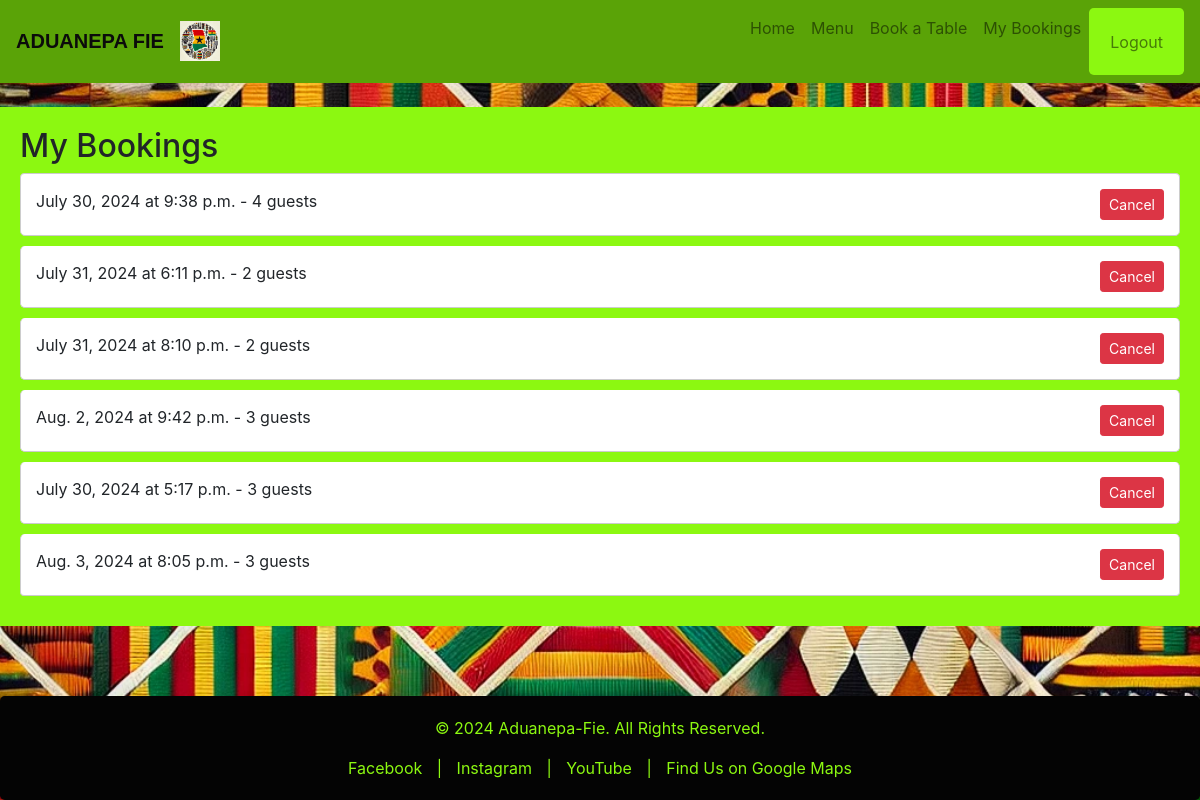
Before: /my_bookings/ (signed in) with the older database file.
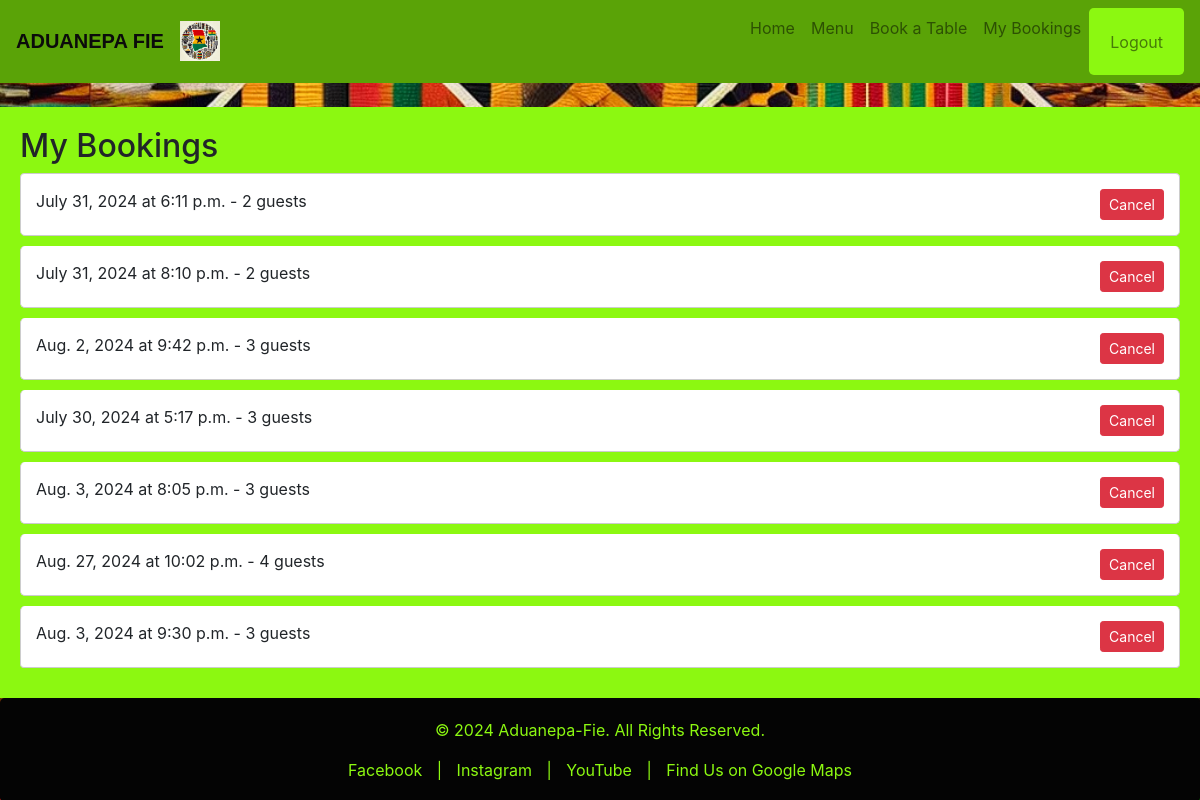
After: the same page with the newer database file.
### bookings/models.py (models this page shows, shortened)
class Booking(models.Model):
    user = models.ForeignKey(User, on_delete=models.CASCADE)
    table = models.ForeignKey(Table, on_delete=models.CASCADE)
    date = models.DateField()
    time = models.TimeField()
    guests = models.IntegerField()
    created_at = models.DateTimeField(auto_now_add=True)

### bookings/views.py (the view)
# urls.py: path('my_bookings/', views.my_bookings, name='my_bookings'),
@login_required
def my_bookings(request):
    bookings = Booking.objects.filter(user=request.user)
    return render(request, 'my_bookings.html', {'bookings': bookings})

### templates/my_bookings.html (shortened to what this page needs)
{% extends 'base.html' %}
{% block content %}
    <h2>My Bookings</h2>
    {% if bookings %}
        <ul class="list-group">
        {% for booking in bookings %}
            <li class="list-group-item">
                {{ booking.date }} at {{ booking.time }} - {{ booking.guests }} guests
                <a href="{% url 'cancel_booking' booking.id %}" class="btn btn-danger btn-sm float-right">Cancel</a>
            </li>
        {% endfor %}
        </ul>
    {% else %}
        <p>You have no bookings.</p>
    {% endif %}
{% endblock %}

Changed rows visible on the page:
removed Booking: date "July 30, 2024", time "9:38 p.m.", guests "4"
added Booking: date "Aug. 27, 2024", time "10:02 p.m.", guests "4"
added Booking: date "Aug. 3, 2024", time "9:30 p.m.", guests "3"
